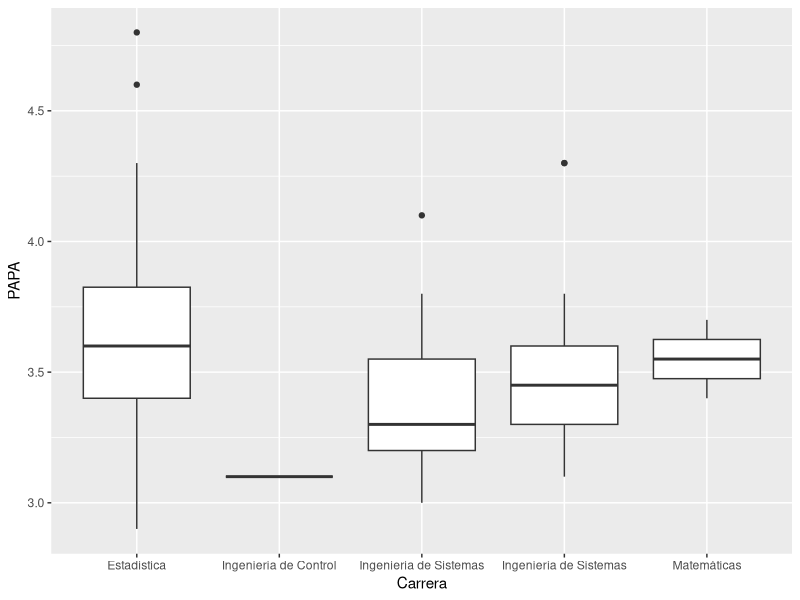
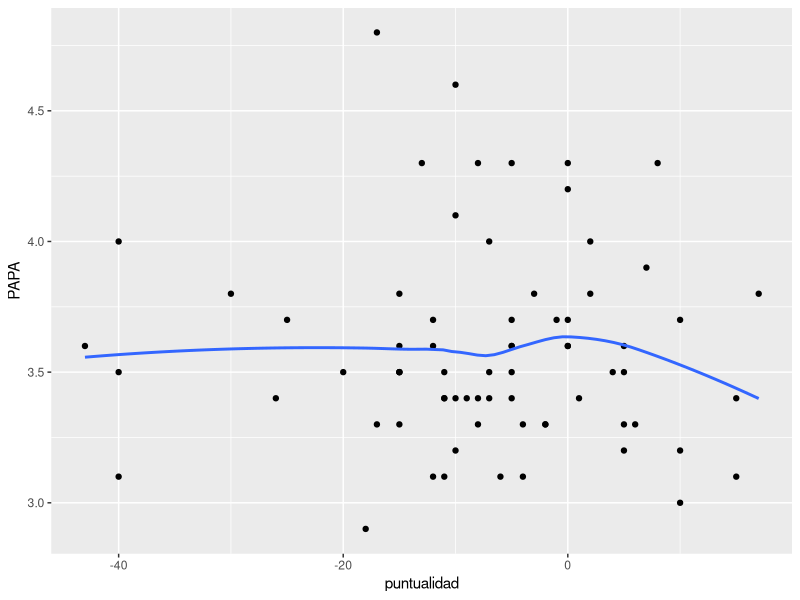
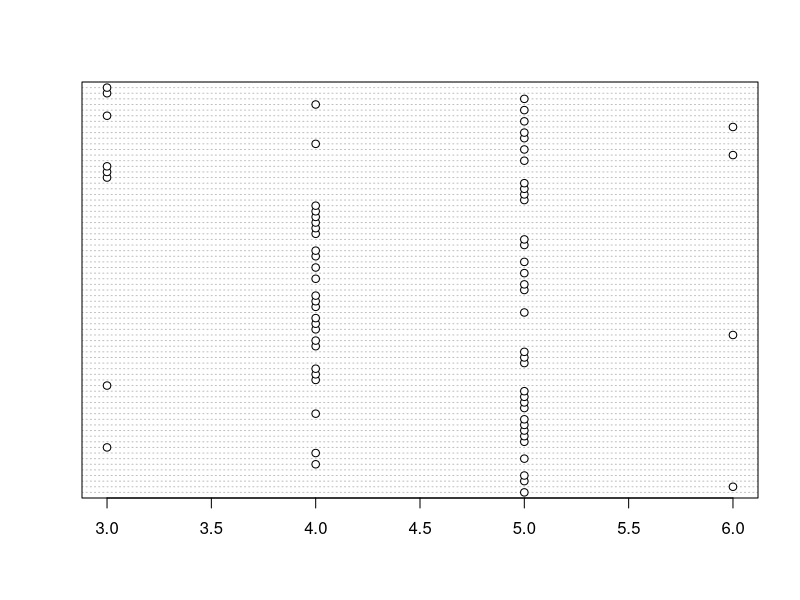
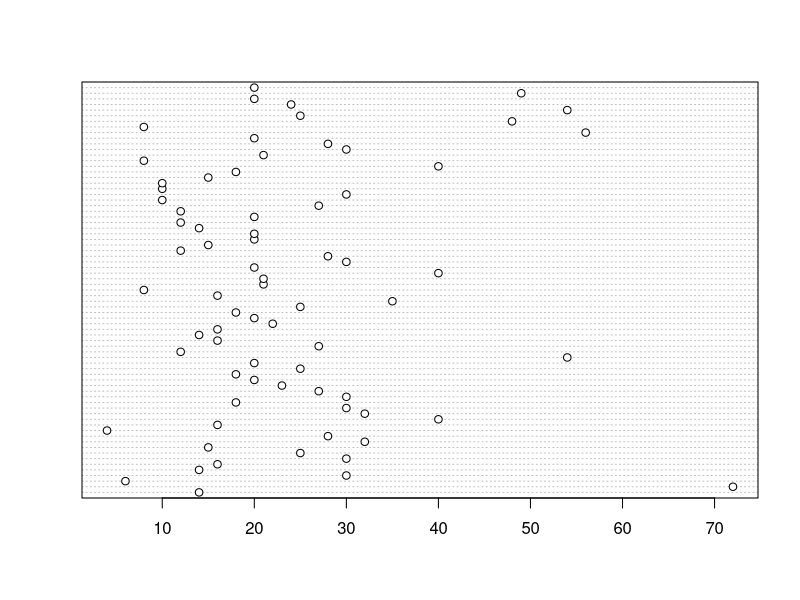
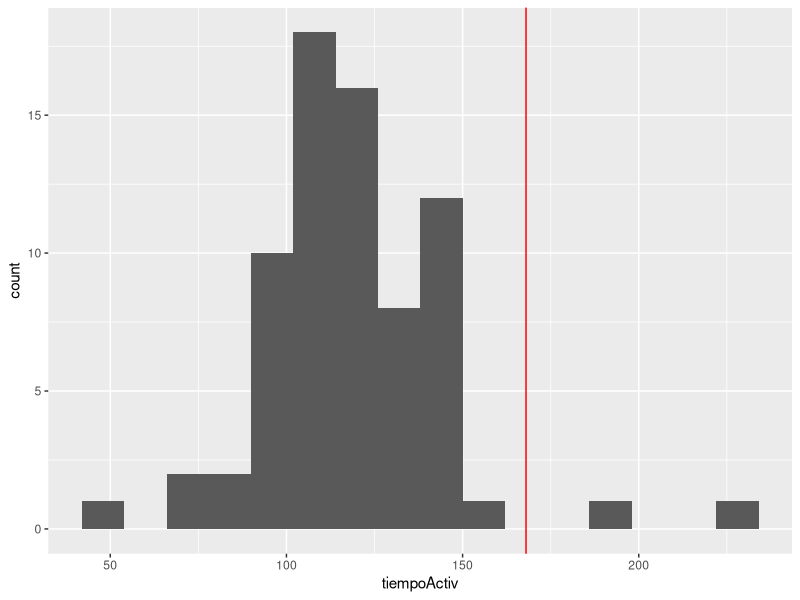

Write the R code that produced these figures, in order.
## ---- chunk 1
knitr::opts_chunk$set(echo = TRUE)
## ---- chunk 2
# Biblioteca para leer bases de datos.
library(readxl)
# Biblioteca que contiene un conjunto de bibliotecas.
library(tidyverse)
## ---- chunk 3
encuesta <- type.convert(data.frame(read_excel( "encuesta.xlsx" ),
                       stringsAsFactors = TRUE))
## ---- chunk 4
nombres <- c("EncID", "Género", "Edad", "Carrera", "Semestre",
             "Estrato", "PAPA", 
             "LatO", "LongO", "LatD", "LongD", 
             "HoraO", "MinO", "HoraD", "MinD",
             "TipoTranpPpal", "Asignaturas", 
             "HorasXFueraClase", "HorasEjercicio", 
             "HorasDormir", "HorasTrab",
             "HorasInternet", "Contactos",
             "Computador", "Portátil", "Tableta", "Celular",
             "InscritoForo", "InstaladoR", "InstaladoRStudio",
             "GeomVect", "CálculoDif",
             "Percentil", "NumAzar")

names(encuesta) <- nombres
## ---- chunk 5
## Cambia a tipo "factor" a la variable Estrato
encuesta <- encuesta %>%
            mutate(Estrato = factor(Estrato))
## ---- chunk 6
ggplot(encuesta, aes(Carrera, PAPA)) +
  geom_boxplot()
## ---- chunk 7
encuesta <- encuesta %>%
            mutate(Hora_lleg = HoraD + MinD/60,
                   Hora_sal  = HoraO + MinO/60,
                   Tmpo_viaje = Hora_lleg - Hora_sal,
                   puntualidad = if_else(Hora_lleg < 7, 
                                         (Hora_lleg - 6) * 60,
                                         (Hora_lleg - 8) * 60))
## ---- chunk 8
ggplot(encuesta %>% filter(puntualidad < 20), aes(puntualidad, PAPA)) +
  geom_point() +
  geom_smooth(se = FALSE)
## ---- chunk 9
with(encuesta, dotchart(Asignaturas))
## ---- chunk 10
with(encuesta, dotchart(HorasXFueraClase))
## ---- chunk 11
encuesta <- encuesta %>%
  mutate(tiempoActiv = Asignaturas * 4 +
           HorasXFueraClase +
           HorasEjercicio +
           HorasDormir +
           HorasTrab +
           HorasInternet)
## ---- chunk 12
ggplot(encuesta, aes(tiempoActiv)) +
  geom_histogram(binwidth = 12) +
  geom_vline(xintercept = 7 * 24, col = "red")
  
## ---- chunk 13
encuesta %>% 
  select(Edad, Género, Asignaturas, 
         HorasXFueraClase, HorasEjercicio, HorasDormir, HorasTrab, HorasInternet,
         tiempoActiv) %>%
  filter(tiempoActiv > 7 * 24)
